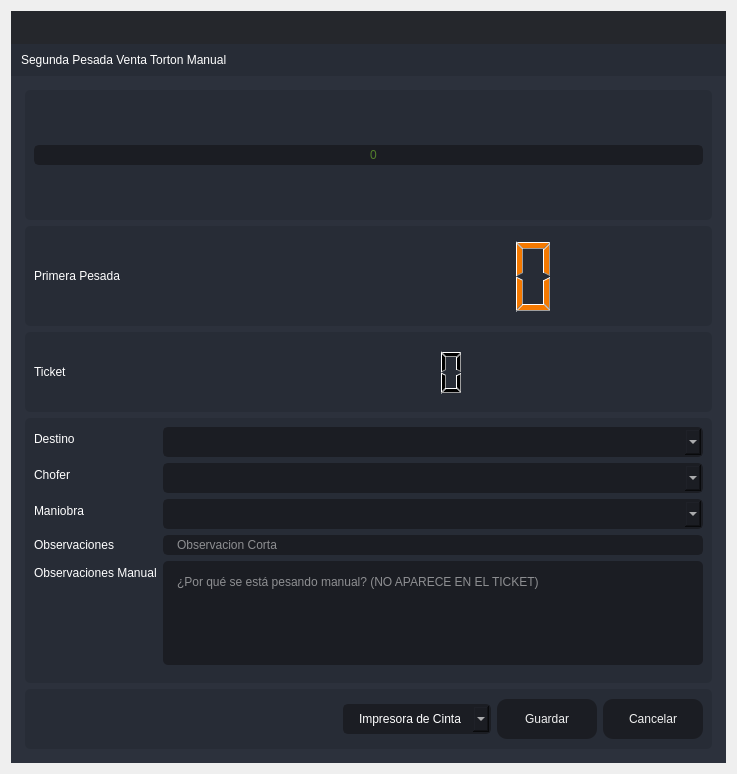
<?xml version="1.0" encoding="UTF-8"?>
<ui version="4.0">
 <class>SegundaPTA</class>
 <widget class="QDialog" name="SegundaPTA">
  <property name="windowModality">
   <enum>Qt::ApplicationModal</enum>
  </property>
  <property name="geometry">
   <rect>
    <x>0</x>
    <y>0</y>
    <width>737</width>
    <height>774</height>
   </rect>
  </property>
  <property name="minimumSize">
   <size>
    <width>737</width>
    <height>774</height>
   </size>
  </property>
  <property name="maximumSize">
   <size>
    <width>737</width>
    <height>774</height>
   </size>
  </property>
  <property name="windowTitle">
   <string>Segunda Pesada Venta Torton Manual</string>
  </property>
  <property name="windowIcon">
   <iconset resource="files.qrc">
    <normaloff>:/16x16/icons/16x16/logo.png</normaloff>:/16x16/icons/16x16/logo.png</iconset>
  </property>
  <layout class="QVBoxLayout" name="verticalLayout_6">
   <item>
    <widget class="QFrame" name="frame_main">
     <property name="styleSheet">
      <string notr="true">/* LINE EDIT */
QLineEdit {
	background-color: rgb(27, 29, 35);
	border-radius: 5px;
	border: 2px solid rgb(27, 29, 35);
	padding-left: 10px;
}
QLineEdit:hover {
	border: 2px solid rgb(64, 71, 88);
}
QLineEdit:focus {
	border: 2px solid rgb(91, 101, 124);
}

/* SCROLL BARS */
QScrollBar:horizontal {
    border: none;
    background: rgb(52, 59, 72);
    height: 14px;
    margin: 0px 21px 0 21px;
	border-radius: 0px;
}
QScrollBar::handle:horizontal {
    background: rgb(85, 170, 255);
    min-width: 25px;
	border-radius: 7px
}
QScrollBar::add-line:horizontal {
    border: none;
    background: rgb(55, 63, 77);
    width: 20px;
	border-top-right-radius: 7px;
    border-bottom-right-radius: 7px;
    subcontrol-position: right;
    subcontrol-origin: margin;
}
QScrollBar::sub-line:horizontal {
    border: none;
    background: rgb(55, 63, 77);
    width: 20px;
	border-top-left-radius: 7px;
    border-bottom-left-radius: 7px;
    subcontrol-position: left;
    subcontrol-origin: margin;
}
QScrollBar::up-arrow:horizontal, QScrollBar::down-arrow:horizontal
{
     background: none;
}
QScrollBar::add-page:horizontal, QScrollBar::sub-page:horizontal
{
     background: none;
}
 QScrollBar:vertical {
	border: none;
    background: rgb(52, 59, 72);
    width: 14px;
    margin: 21px 0 21px 0;
	border-radius: 0px;
 }
 QScrollBar::handle:vertical {	
	background: rgb(85, 170, 255);
    min-height: 25px;
	border-radius: 7px
 }
 QScrollBar::add-line:vertical {
     border: none;
    background: rgb(55, 63, 77);
     height: 20px;
	border-bottom-left-radius: 7px;
    border-bottom-right-radius: 7px;
     subcontrol-position: bottom;
     subcontrol-origin: margin;
 }
 QScrollBar::sub-line:vertical {
	border: none;
    background: rgb(55, 63, 77);
     height: 20px;
	border-top-left-radius: 7px;
    border-top-right-radius: 7px;
     subcontrol-position: top;
     subcontrol-origin: margin;
 }
 QScrollBar::up-arrow:vertical, QScrollBar::down-arrow:vertical {
     background: none;
 }

 QScrollBar::add-page:vertical, QScrollBar::sub-page:vertical {
     background: none;
 }

/* CHECKBOX */
QCheckBox::indicator {
    border: 3px solid rgb(52, 59, 72);
	width: 15px;
	height: 15px;
	border-radius: 10px;
    background: rgb(44, 49, 60);
}
QCheckBox::indicator:hover {
    border: 3px solid rgb(58, 66, 81);
}
QCheckBox::indicator:checked {
    background: 3px solid rgb(52, 59, 72);
	border: 3px solid rgb(52, 59, 72);	
	background-image: url(:/16x16/icons/16x16/cil-check-alt.png);
}

/* RADIO BUTTON */
QRadioButton::indicator {
    border: 3px solid rgb(52, 59, 72);
	width: 15px;
	height: 15px;
	border-radius: 10px;
    background: rgb(44, 49, 60);
}
QRadioButton::indicator:hover {
    border: 3px solid rgb(58, 66, 81);
}
QRadioButton::indicator:checked {
    background: 3px solid rgb(94, 106, 130);
	border: 3px solid rgb(52, 59, 72);	
}

/* COMBOBOX */
QComboBox{
	background-color: rgb(27, 29, 35);
	border-radius: 5px;
	border: 2px solid rgb(27, 29, 35);
	padding: 5px;
	padding-left: 10px;
}
QComboBox:hover{
	border: 2px solid rgb(64, 71, 88);
}
QComboBox::drop-down {
	subcontrol-origin: padding;
	subcontrol-position: top right;
	width: 25px; 
	border-left-width: 3px;
	border-left-color: rgba(39, 44, 54, 150);
	border-left-style: solid;
	border-top-right-radius: 3px;
	border-bottom-right-radius: 3px;	
	background-image: url(:/16x16/icons/16x16/cil-arrow-bottom.png);
	background-position: center;
	background-repeat: no-reperat;
 }
QComboBox QAbstractItemView {
	color: rgb(85, 170, 255);	
	background-color: rgb(27, 29, 35);
	padding: 10px;
	selection-background-color: rgb(39, 44, 54);
}

/* SLIDERS */
QSlider::groove:horizontal {
    border-radius: 9px;
    height: 18px;
	margin: 0px;
	background-color: rgb(52, 59, 72);
}
QSlider::groove:horizontal:hover {
	background-color: rgb(55, 62, 76);
}
QSlider::handle:horizontal {
    background-color: rgb(85, 170, 255);
    border: none;
    height: 18px;
    width: 18px;
    margin: 0px;
	border-radius: 9px;
}
QSlider::handle:horizontal:hover {
    background-color: rgb(105, 180, 255);
}
QSlider::handle:horizontal:pressed {
    background-color: rgb(65, 130, 195);
}

QSlider::groove:vertical {
    border-radius: 9px;
    width: 18px;
    margin: 0px;
	background-color: rgb(52, 59, 72);
}
QSlider::groove:vertical:hover {
	background-color: rgb(55, 62, 76);
}
QSlider::handle:vertical {
    background-color: rgb(85, 170, 255);
	border: none;
    height: 18px;
    width: 18px;
    margin: 0px;
	border-radius: 9px;
}
QSlider::handle:vertical:hover {
    background-color: rgb(105, 180, 255);
}
QSlider::handle:vertical:pressed {
    background-color: rgb(65, 130, 195);
}

</string>
     </property>
     <property name="frameShape">
      <enum>QFrame::NoFrame</enum>
     </property>
     <property name="frameShadow">
      <enum>QFrame::Raised</enum>
     </property>
     <layout class="QVBoxLayout" name="verticalLayout">
      <property name="spacing">
       <number>0</number>
      </property>
      <property name="leftMargin">
       <number>0</number>
      </property>
      <property name="topMargin">
       <number>0</number>
      </property>
      <property name="rightMargin">
       <number>0</number>
      </property>
      <property name="bottomMargin">
       <number>0</number>
      </property>
      <item>
       <widget class="QFrame" name="frame_top">
        <property name="minimumSize">
         <size>
          <width>0</width>
          <height>65</height>
         </size>
        </property>
        <property name="maximumSize">
         <size>
          <width>16777215</width>
          <height>65</height>
         </size>
        </property>
        <property name="styleSheet">
         <string notr="true">background-color: transparent;</string>
        </property>
        <property name="frameShape">
         <enum>QFrame::NoFrame</enum>
        </property>
        <property name="frameShadow">
         <enum>QFrame::Raised</enum>
        </property>
        <layout class="QHBoxLayout" name="horizontalLayout_3">
         <property name="spacing">
          <number>0</number>
         </property>
         <property name="leftMargin">
          <number>0</number>
         </property>
         <property name="topMargin">
          <number>0</number>
         </property>
         <property name="rightMargin">
          <number>0</number>
         </property>
         <property name="bottomMargin">
          <number>0</number>
         </property>
         <item>
          <widget class="QFrame" name="frame_toggle">
           <property name="maximumSize">
            <size>
             <width>70</width>
             <height>16777215</height>
            </size>
           </property>
           <property name="styleSheet">
            <string notr="true">background-color: rgb(27, 29, 35);</string>
           </property>
           <property name="frameShape">
            <enum>QFrame::NoFrame</enum>
           </property>
           <property name="frameShadow">
            <enum>QFrame::Raised</enum>
           </property>
           <layout class="QVBoxLayout" name="verticalLayout_3">
            <property name="spacing">
             <number>0</number>
            </property>
            <property name="leftMargin">
             <number>0</number>
            </property>
            <property name="topMargin">
             <number>0</number>
            </property>
            <property name="rightMargin">
             <number>0</number>
            </property>
            <property name="bottomMargin">
             <number>0</number>
            </property>
           </layout>
          </widget>
         </item>
         <item>
          <widget class="QFrame" name="frame_top_right">
           <property name="styleSheet">
            <string notr="true">background: transparent;</string>
           </property>
           <property name="frameShape">
            <enum>QFrame::NoFrame</enum>
           </property>
           <property name="frameShadow">
            <enum>QFrame::Raised</enum>
           </property>
           <layout class="QVBoxLayout" name="verticalLayout_2">
            <property name="spacing">
             <number>0</number>
            </property>
            <property name="leftMargin">
             <number>0</number>
            </property>
            <property name="topMargin">
             <number>0</number>
            </property>
            <property name="rightMargin">
             <number>0</number>
            </property>
            <property name="bottomMargin">
             <number>0</number>
            </property>
            <item>
             <widget class="QFrame" name="frame_top_btns">
              <property name="maximumSize">
               <size>
                <width>16777215</width>
                <height>42</height>
               </size>
              </property>
              <property name="styleSheet">
               <string notr="true">background-color: rgba(27, 29, 35, 200)</string>
              </property>
              <property name="frameShape">
               <enum>QFrame::NoFrame</enum>
              </property>
              <property name="frameShadow">
               <enum>QFrame::Raised</enum>
              </property>
              <layout class="QHBoxLayout" name="horizontalLayout_4">
               <property name="spacing">
                <number>0</number>
               </property>
               <property name="leftMargin">
                <number>0</number>
               </property>
               <property name="topMargin">
                <number>0</number>
               </property>
               <property name="rightMargin">
                <number>0</number>
               </property>
               <property name="bottomMargin">
                <number>0</number>
               </property>
               <item>
                <widget class="QFrame" name="frame_label_top_btns">
                 <property name="sizePolicy">
                  <sizepolicy hsizetype="Expanding" vsizetype="Preferred">
                   <horstretch>0</horstretch>
                   <verstretch>0</verstretch>
                  </sizepolicy>
                 </property>
                 <property name="frameShape">
                  <enum>QFrame::NoFrame</enum>
                 </property>
                 <property name="frameShadow">
                  <enum>QFrame::Raised</enum>
                 </property>
                 <layout class="QHBoxLayout" name="horizontalLayout_10">
                  <property name="spacing">
                   <number>0</number>
                  </property>
                  <property name="leftMargin">
                   <number>5</number>
                  </property>
                  <property name="topMargin">
                   <number>0</number>
                  </property>
                  <property name="rightMargin">
                   <number>10</number>
                  </property>
                  <property name="bottomMargin">
                   <number>0</number>
                  </property>
                 </layout>
                </widget>
               </item>
               <item alignment="Qt::AlignRight">
                <widget class="QFrame" name="frame_btns_right">
                 <property name="sizePolicy">
                  <sizepolicy hsizetype="Expanding" vsizetype="Preferred">
                   <horstretch>0</horstretch>
                   <verstretch>0</verstretch>
                  </sizepolicy>
                 </property>
                 <property name="maximumSize">
                  <size>
                   <width>120</width>
                   <height>16777215</height>
                  </size>
                 </property>
                 <property name="frameShape">
                  <enum>QFrame::NoFrame</enum>
                 </property>
                 <property name="frameShadow">
                  <enum>QFrame::Raised</enum>
                 </property>
                 <layout class="QHBoxLayout" name="horizontalLayout_5">
                  <property name="spacing">
                   <number>0</number>
                  </property>
                  <property name="leftMargin">
                   <number>0</number>
                  </property>
                  <property name="topMargin">
                   <number>0</number>
                  </property>
                  <property name="rightMargin">
                   <number>0</number>
                  </property>
                  <property name="bottomMargin">
                   <number>0</number>
                  </property>
                 </layout>
                </widget>
               </item>
              </layout>
             </widget>
            </item>
            <item>
             <widget class="QFrame" name="frame_top_info">
              <property name="maximumSize">
               <size>
                <width>16777215</width>
                <height>65</height>
               </size>
              </property>
              <property name="styleSheet">
               <string notr="true">background-color: rgb(39, 44, 54);</string>
              </property>
              <property name="frameShape">
               <enum>QFrame::NoFrame</enum>
              </property>
              <property name="frameShadow">
               <enum>QFrame::Raised</enum>
              </property>
              <layout class="QHBoxLayout" name="horizontalLayout_8">
               <property name="spacing">
                <number>0</number>
               </property>
               <property name="leftMargin">
                <number>10</number>
               </property>
               <property name="topMargin">
                <number>0</number>
               </property>
               <property name="rightMargin">
                <number>10</number>
               </property>
               <property name="bottomMargin">
                <number>0</number>
               </property>
               <item>
                <widget class="QLabel" name="label">
                 <property name="styleSheet">
                  <string notr="true">font: 75 16pt &quot;MS Shell Dlg 2&quot;;
color: rgb(255, 255, 255);</string>
                 </property>
                 <property name="text">
                  <string>Segunda Pesada Venta Torton Manual</string>
                 </property>
                </widget>
               </item>
              </layout>
             </widget>
            </item>
           </layout>
          </widget>
         </item>
        </layout>
       </widget>
      </item>
      <item>
       <widget class="QFrame" name="frame_center">
        <property name="sizePolicy">
         <sizepolicy hsizetype="Expanding" vsizetype="Expanding">
          <horstretch>0</horstretch>
          <verstretch>0</verstretch>
         </sizepolicy>
        </property>
        <property name="styleSheet">
         <string notr="true">background-color: rgb(40, 44, 52);</string>
        </property>
        <property name="frameShape">
         <enum>QFrame::NoFrame</enum>
        </property>
        <property name="frameShadow">
         <enum>QFrame::Raised</enum>
        </property>
        <layout class="QHBoxLayout" name="horizontalLayout_2">
         <property name="spacing">
          <number>0</number>
         </property>
         <property name="leftMargin">
          <number>0</number>
         </property>
         <property name="topMargin">
          <number>0</number>
         </property>
         <property name="rightMargin">
          <number>0</number>
         </property>
         <property name="bottomMargin">
          <number>0</number>
         </property>
         <item>
          <widget class="QFrame" name="frame_content_right">
           <property name="styleSheet">
            <string notr="true">background-color: rgb(44, 49, 60);</string>
           </property>
           <property name="frameShape">
            <enum>QFrame::NoFrame</enum>
           </property>
           <property name="frameShadow">
            <enum>QFrame::Raised</enum>
           </property>
           <layout class="QVBoxLayout" name="verticalLayout_4">
            <property name="spacing">
             <number>0</number>
            </property>
            <property name="leftMargin">
             <number>0</number>
            </property>
            <property name="topMargin">
             <number>0</number>
            </property>
            <property name="rightMargin">
             <number>0</number>
            </property>
            <property name="bottomMargin">
             <number>0</number>
            </property>
            <item>
             <widget class="QFrame" name="frame_content">
              <property name="frameShape">
               <enum>QFrame::NoFrame</enum>
              </property>
              <property name="frameShadow">
               <enum>QFrame::Raised</enum>
              </property>
              <layout class="QVBoxLayout" name="verticalLayout_9">
               <property name="spacing">
                <number>0</number>
               </property>
               <property name="leftMargin">
                <number>5</number>
               </property>
               <property name="topMargin">
                <number>5</number>
               </property>
               <property name="rightMargin">
                <number>5</number>
               </property>
               <property name="bottomMargin">
                <number>5</number>
               </property>
               <item>
                <widget class="QStackedWidget" name="stackedWidget">
                 <property name="styleSheet">
                  <string notr="true">background: transparent;</string>
                 </property>
                 <property name="currentIndex">
                  <number>0</number>
                 </property>
                 <widget class="QWidget" name="page_home">
                  <layout class="QVBoxLayout" name="verticalLayout_10">
                   <item>
                    <widget class="QFrame" name="frame_3">
                     <property name="minimumSize">
                      <size>
                       <width>0</width>
                       <height>130</height>
                      </size>
                     </property>
                     <property name="maximumSize">
                      <size>
                       <width>16777215</width>
                       <height>130</height>
                      </size>
                     </property>
                     <property name="styleSheet">
                      <string notr="true">background-color: rgb(39, 44, 54);
border-radius: 5px;</string>
                     </property>
                     <property name="frameShape">
                      <enum>QFrame::StyledPanel</enum>
                     </property>
                     <property name="frameShadow">
                      <enum>QFrame::Raised</enum>
                     </property>
                     <layout class="QVBoxLayout" name="verticalLayout_11">
                      <item>
                       <layout class="QVBoxLayout" name="verticalLayout_8">
                        <item>
                         <widget class="QLineEdit" name="Peso">
                          <property name="styleSheet">
                           <string notr="true">QLineEdit {
	background-color: rgb(27, 29, 35);
	border-radius: 5px;
	border: 2px solid rgb(27, 29, 35);
	padding-left: 10px;
	font: 75 80pt &quot;MS Shell Dlg 2&quot;;	
	color: rgb(138, 226, 52);
}
QLineEdit:hover {
	border: 2px solid rgb(64, 71, 88);
}
QLineEdit:focus {
	border: 2px solid rgb(91, 101, 124);
}</string>
                          </property>
                          <property name="alignment">
                           <set>Qt::AlignCenter</set>
                          </property>
                          <property name="placeholderText">
                           <string>0</string>
                          </property>
                         </widget>
                        </item>
                       </layout>
                      </item>
                     </layout>
                    </widget>
                   </item>
                   <item>
                    <widget class="QFrame" name="frame_4">
                     <property name="minimumSize">
                      <size>
                       <width>0</width>
                       <height>100</height>
                      </size>
                     </property>
                     <property name="maximumSize">
                      <size>
                       <width>16777215</width>
                       <height>100</height>
                      </size>
                     </property>
                     <property name="styleSheet">
                      <string notr="true">background-color: rgb(39, 44, 54);
border-radius: 5px;</string>
                     </property>
                     <property name="frameShape">
                      <enum>QFrame::StyledPanel</enum>
                     </property>
                     <property name="frameShadow">
                      <enum>QFrame::Raised</enum>
                     </property>
                     <layout class="QHBoxLayout" name="horizontalLayout_6">
                      <item>
                       <layout class="QHBoxLayout" name="horizontalLayout_11">
                        <item>
                         <widget class="QLabel" name="label_3">
                          <property name="styleSheet">
                           <string notr="true">color: rgb(255, 255, 255);
font: 75 12pt &quot;MS Shell Dlg 2&quot;;</string>
                          </property>
                          <property name="text">
                           <string>Primera Pesada</string>
                          </property>
                         </widget>
                        </item>
                        <item>
                         <widget class="QLCDNumber" name="lcdNumber_3">
                          <property name="minimumSize">
                           <size>
                            <width>500</width>
                            <height>0</height>
                           </size>
                          </property>
                          <property name="maximumSize">
                           <size>
                            <width>500</width>
                            <height>16777215</height>
                           </size>
                          </property>
                          <property name="styleSheet">
                           <string notr="true">color:rgb(245, 121, 0)</string>
                          </property>
                         </widget>
                        </item>
                       </layout>
                      </item>
                     </layout>
                    </widget>
                   </item>
                   <item>
                    <widget class="QFrame" name="frame_5">
                     <property name="minimumSize">
                      <size>
                       <width>0</width>
                       <height>80</height>
                      </size>
                     </property>
                     <property name="maximumSize">
                      <size>
                       <width>16777215</width>
                       <height>80</height>
                      </size>
                     </property>
                     <property name="styleSheet">
                      <string notr="true">background-color: rgb(39, 44, 54);
border-radius: 5px;</string>
                     </property>
                     <property name="frameShape">
                      <enum>QFrame::StyledPanel</enum>
                     </property>
                     <property name="frameShadow">
                      <enum>QFrame::Raised</enum>
                     </property>
                     <layout class="QHBoxLayout" name="horizontalLayout_7">
                      <item>
                       <layout class="QHBoxLayout" name="horizontalLayout">
                        <item>
                         <widget class="QLabel" name="label_5">
                          <property name="styleSheet">
                           <string notr="true">color: rgb(255, 255, 255);
font: 75 12pt &quot;MS Shell Dlg 2&quot;;</string>
                          </property>
                          <property name="text">
                           <string>Ticket</string>
                          </property>
                         </widget>
                        </item>
                        <item>
                         <widget class="QLCDNumber" name="lcdNumber_9">
                          <property name="minimumSize">
                           <size>
                            <width>600</width>
                            <height>50</height>
                           </size>
                          </property>
                          <property name="maximumSize">
                           <size>
                            <width>600</width>
                            <height>50</height>
                           </size>
                          </property>
                          <property name="layoutDirection">
                           <enum>Qt::RightToLeft</enum>
                          </property>
                          <property name="autoFillBackground">
                           <bool>false</bool>
                          </property>
                         </widget>
                        </item>
                       </layout>
                      </item>
                     </layout>
                    </widget>
                   </item>
                   <item>
                    <widget class="QFrame" name="frame">
                     <property name="styleSheet">
                      <string notr="true">background-color: rgb(39, 44, 54);
border-radius: 5px;</string>
                     </property>
                     <property name="frameShape">
                      <enum>QFrame::StyledPanel</enum>
                     </property>
                     <property name="frameShadow">
                      <enum>QFrame::Raised</enum>
                     </property>
                     <layout class="QVBoxLayout" name="verticalLayout_5">
                      <item>
                       <layout class="QVBoxLayout" name="verticalLayout_12">
                        <item>
                         <layout class="QFormLayout" name="formLayout">
                          <item row="1" column="0">
                           <widget class="QLabel" name="label_2">
                            <property name="styleSheet">
                             <string notr="true">color: rgb(255, 255, 255);
font: 75 12pt &quot;MS Shell Dlg 2&quot;;</string>
                            </property>
                            <property name="text">
                             <string>Destino</string>
                            </property>
                           </widget>
                          </item>
                          <item row="1" column="1">
                           <widget class="QComboBox" name="comboBox_destino">
                            <property name="styleSheet">
                             <string notr="true">QComboBox{
	background-color: rgb(27, 29, 35);
	border-radius: 5px;
	border: 2px solid rgb(27, 29, 35);
	padding: 5px;
	padding-left: 14px;
	color: rgb(255, 255, 255);
    font: 75 12pt &quot;MS Shell Dlg 2&quot;;
}
QComboBox:hover{
	border: 2px solid rgb(64, 71, 88);
}
QComboBox QAbstractItemView {
	color: rgb(85, 170, 255);	
	background-color: rgb(27, 29, 35);
	padding: 10px;
	selection-background-color: rgb(39, 44, 54);
}</string>
                            </property>
                           </widget>
                          </item>
                          <item row="2" column="0">
                           <widget class="QLabel" name="label_6">
                            <property name="styleSheet">
                             <string notr="true">color: rgb(255, 255, 255);
font: 75 12pt &quot;MS Shell Dlg 2&quot;;</string>
                            </property>
                            <property name="text">
                             <string>Chofer</string>
                            </property>
                           </widget>
                          </item>
                          <item row="2" column="1">
                           <widget class="QComboBox" name="comboBox_operador">
                            <property name="styleSheet">
                             <string notr="true">QComboBox{
	background-color: rgb(27, 29, 35);
	border-radius: 5px;
	border: 2px solid rgb(27, 29, 35);
	padding: 5px;
	padding-left: 14px;
	color: rgb(255, 255, 255);
    font: 75 12pt &quot;MS Shell Dlg 2&quot;;
}
QComboBox:hover{
	border: 2px solid rgb(64, 71, 88);
}
QComboBox QAbstractItemView {
	color: rgb(85, 170, 255);	
	background-color: rgb(27, 29, 35);
	padding: 10px;
	selection-background-color: rgb(39, 44, 54);
}</string>
                            </property>
                           </widget>
                          </item>
                          <item row="4" column="0">
                           <widget class="QLabel" name="label_7">
                            <property name="styleSheet">
                             <string notr="true">color: rgb(255, 255, 255);
font: 75 12pt &quot;MS Shell Dlg 2&quot;;</string>
                            </property>
                            <property name="text">
                             <string>Observaciones</string>
                            </property>
                           </widget>
                          </item>
                          <item row="6" column="0">
                           <widget class="Line" name="line">
                            <property name="orientation">
                             <enum>Qt::Horizontal</enum>
                            </property>
                           </widget>
                          </item>
                          <item row="3" column="0">
                           <widget class="QLabel" name="label_8">
                            <property name="styleSheet">
                             <string notr="true">color: rgb(255, 255, 255);
font: 75 12pt &quot;MS Shell Dlg 2&quot;;</string>
                            </property>
                            <property name="text">
                             <string>Maniobra</string>
                            </property>
                           </widget>
                          </item>
                          <item row="3" column="1">
                           <widget class="QComboBox" name="comboBox_maniobra">
                            <property name="styleSheet">
                             <string notr="true">QComboBox{
	background-color: rgb(27, 29, 35);
	border-radius: 5px;
	border: 2px solid rgb(27, 29, 35);
	padding: 5px;
	padding-left: 14px;
	color: rgb(255, 255, 255);
    font: 75 12pt &quot;MS Shell Dlg 2&quot;;
}
QComboBox:hover{
	border: 2px solid rgb(64, 71, 88);
}
QComboBox QAbstractItemView {
	color: rgb(85, 170, 255);	
	background-color: rgb(27, 29, 35);
	padding: 10px;
	selection-background-color: rgb(39, 44, 54);
}</string>
                            </property>
                           </widget>
                          </item>
                          <item row="5" column="0">
                           <widget class="QLabel" name="label_4">
                            <property name="styleSheet">
                             <string notr="true">color: rgb(255, 255, 255);
font: 75 12pt &quot;MS Shell Dlg 2&quot;;</string>
                            </property>
                            <property name="text">
                             <string>Observaciones Manual</string>
                            </property>
                           </widget>
                          </item>
                          <item row="5" column="1">
                           <widget class="QPlainTextEdit" name="Observaciones_Manual">
                            <property name="styleSheet">
                             <string notr="true">QPlainTextEdit {
	background-color: rgb(27, 29, 35);
	border-radius: 5px;
	padding: 10px;
    color: rgb(255, 255, 255);
	font: 75 12pt &quot;MS Shell Dlg 2&quot;;
}
QPlainTextEdit:hover {
	border: 2px solid rgb(64, 71, 88);
}
QPlainTextEdit:focus {
	border: 2px solid rgb(91, 101, 124);
}</string>
                            </property>
                            <property name="placeholderText">
                             <string>¿Por qué se está pesando manual? (NO APARECE EN EL TICKET)</string>
                            </property>
                           </widget>
                          </item>
                          <item row="4" column="1">
                           <widget class="QLineEdit" name="observaciones">
                            <property name="styleSheet">
                             <string notr="true">QLineEdit {
	background-color: rgb(27, 29, 35);
	border-radius: 5px;
	border: 2px solid rgb(27, 29, 35);
	padding-left: 10px;
	font: 75 12pt &quot;MS Shell Dlg 2&quot;;
	color: rgb(255, 255, 255);
}
QLineEdit:hover {
	border: 2px solid rgb(64, 71, 88);
}
QLineEdit:focus {
	border: 2px solid rgb(91, 101, 124);
}</string>
                            </property>
                            <property name="maxLength">
                             <number>125</number>
                            </property>
                            <property name="placeholderText">
                             <string>Observacion Corta</string>
                            </property>
                           </widget>
                          </item>
                         </layout>
                        </item>
                       </layout>
                      </item>
                     </layout>
                    </widget>
                   </item>
                   <item>
                    <widget class="QFrame" name="frame_2">
                     <property name="minimumSize">
                      <size>
                       <width>0</width>
                       <height>60</height>
                      </size>
                     </property>
                     <property name="maximumSize">
                      <size>
                       <width>16777215</width>
                       <height>60</height>
                      </size>
                     </property>
                     <property name="styleSheet">
                      <string notr="true">background-color: rgb(39, 44, 54);
border-radius: 5px;</string>
                     </property>
                     <property name="frameShape">
                      <enum>QFrame::StyledPanel</enum>
                     </property>
                     <property name="frameShadow">
                      <enum>QFrame::Raised</enum>
                     </property>
                     <layout class="QHBoxLayout" name="horizontalLayout_9">
                      <item>
                       <layout class="QGridLayout" name="gridLayout">
                        <item row="0" column="3">
                         <widget class="QPushButton" name="btnr">
                          <property name="minimumSize">
                           <size>
                            <width>100</width>
                            <height>40</height>
                           </size>
                          </property>
                          <property name="styleSheet">
                           <string notr="true">QPushButton {
	border-color: rgb(27, 29, 35);
	font: 75 10pt &quot;MS Shell Dlg 2&quot;;
	color: rgb(240, 240, 240);
	background-color: rgb(27, 29, 35);
	border: 0px solid;
	border-radius: 10px;	
}
QPushButton:hover {
	background-color:rgb(44, 49, 60);
	border-color: rgb(27, 29, 35);
	border: 2px solid;
}</string>
                          </property>
                          <property name="text">
                           <string>Cancelar</string>
                          </property>
                         </widget>
                        </item>
                        <item row="0" column="2">
                         <widget class="QPushButton" name="btn_guardar">
                          <property name="minimumSize">
                           <size>
                            <width>100</width>
                            <height>40</height>
                           </size>
                          </property>
                          <property name="styleSheet">
                           <string notr="true">QPushButton {
	border-color: rgb(27, 29, 35);
	font: 75 10pt &quot;MS Shell Dlg 2&quot;;
	color: rgb(240, 240, 240);
	background-color: rgb(27, 29, 35);
	border: 0px solid;
	border-radius: 10px;	
}
QPushButton:hover {
	background-color:rgb(44, 49, 60);
	border-color: rgb(27, 29, 35);
	border: 2px solid;
}</string>
                          </property>
                          <property name="text">
                           <string>Guardar</string>
                          </property>
                         </widget>
                        </item>
                        <item row="0" column="0">
                         <spacer name="horizontalSpacer">
                          <property name="orientation">
                           <enum>Qt::Horizontal</enum>
                          </property>
                          <property name="sizeHint" stdset="0">
                           <size>
                            <width>40</width>
                            <height>20</height>
                           </size>
                          </property>
                         </spacer>
                        </item>
                        <item row="0" column="1">
                         <widget class="QComboBox" name="comboBox_impresora">
                          <property name="styleSheet">
                           <string notr="true">QComboBox{
	background-color: rgb(27, 29, 35);
	border-radius: 5px;
	border: 2px solid rgb(27, 29, 35);
	padding: 5px;
	padding-left: 14px;
	color: rgb(255, 255, 255);
    font: 75 12pt &quot;MS Shell Dlg 2&quot;;
}
QComboBox:hover{
	border: 2px solid rgb(64, 71, 88);
}
QComboBox QAbstractItemView {
	color: rgb(85, 170, 255);	
	background-color: rgb(27, 29, 35);
	padding: 10px;
	selection-background-color: rgb(39, 44, 54);
}</string>
                          </property>
                          <item>
                           <property name="text">
                            <string>Impresora de Cinta</string>
                           </property>
                          </item>
                          <item>
                           <property name="text">
                            <string>Impresora Windows</string>
                           </property>
                          </item>
                         </widget>
                        </item>
                       </layout>
                      </item>
                     </layout>
                    </widget>
                   </item>
                  </layout>
                 </widget>
                </widget>
               </item>
              </layout>
             </widget>
            </item>
           </layout>
          </widget>
         </item>
        </layout>
       </widget>
      </item>
     </layout>
    </widget>
   </item>
  </layout>
 </widget>
 <tabstops>
  <tabstop>Peso</tabstop>
  <tabstop>comboBox_destino</tabstop>
  <tabstop>comboBox_operador</tabstop>
  <tabstop>comboBox_maniobra</tabstop>
  <tabstop>observaciones</tabstop>
  <tabstop>Observaciones_Manual</tabstop>
  <tabstop>btn_guardar</tabstop>
  <tabstop>btnr</tabstop>
 </tabstops>
 <resources>
  <include location="files.qrc"/>
 </resources>
 <connections/>
</ui>
